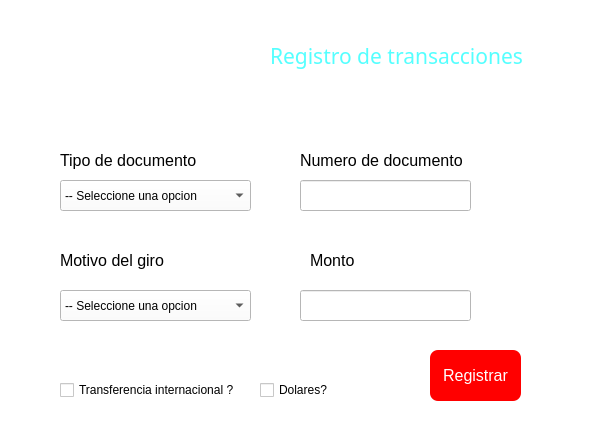
<?xml version="1.0" encoding="UTF-8"?>
<ui version="4.0">
 <class>Dialog</class>
 <widget class="QDialog" name="Dialog">
  <property name="geometry">
   <rect>
    <x>0</x>
    <y>0</y>
    <width>589</width>
    <height>432</height>
   </rect>
  </property>
  <property name="maximumSize">
   <size>
    <width>16777215</width>
    <height>16777215</height>
   </size>
  </property>
  <property name="windowTitle">
   <string>Registrar Transacciones</string>
  </property>
  <property name="styleSheet">
   <string notr="true">background-color: rgb(255, 255, 255);

</string>
  </property>
  <widget class="QLabel" name="label">
   <property name="geometry">
    <rect>
     <x>110</x>
     <y>30</y>
     <width>71</width>
     <height>61</height>
    </rect>
   </property>
   <property name="text">
    <string/>
   </property>
   <property name="pixmap">
    <pixmap>:/xy/banco/logo.png</pixmap>
   </property>
   <property name="scaledContents">
    <bool>true</bool>
   </property>
  </widget>
  <widget class="QLabel" name="label_3">
   <property name="geometry">
    <rect>
     <x>60</x>
     <y>150</y>
     <width>171</width>
     <height>21</height>
    </rect>
   </property>
   <property name="font">
    <font>
     <pointsize>12</pointsize>
    </font>
   </property>
   <property name="text">
    <string>Tipo de documento</string>
   </property>
  </widget>
  <widget class="QLabel" name="label_4">
   <property name="geometry">
    <rect>
     <x>270</x>
     <y>40</y>
     <width>321</width>
     <height>31</height>
    </rect>
   </property>
   <property name="font">
    <font>
     <family>Lucida Handwriting</family>
     <pointsize>16</pointsize>
    </font>
   </property>
   <property name="styleSheet">
    <string notr="true">color: rgb(85, 255, 255);</string>
   </property>
   <property name="text">
    <string>Registro de transacciones</string>
   </property>
  </widget>
  <widget class="QLabel" name="label_5">
   <property name="geometry">
    <rect>
     <x>300</x>
     <y>150</y>
     <width>171</width>
     <height>21</height>
    </rect>
   </property>
   <property name="font">
    <font>
     <pointsize>12</pointsize>
    </font>
   </property>
   <property name="text">
    <string>Numero de documento</string>
   </property>
  </widget>
  <widget class="QCheckBox" name="checkinternacional">
   <property name="geometry">
    <rect>
     <x>60</x>
     <y>380</y>
     <width>221</width>
     <height>20</height>
    </rect>
   </property>
   <property name="text">
    <string>Transferencia internacional ?</string>
   </property>
  </widget>
  <widget class="QPushButton" name="btnregistrar">
   <property name="geometry">
    <rect>
     <x>430</x>
     <y>350</y>
     <width>91</width>
     <height>51</height>
    </rect>
   </property>
   <property name="font">
    <font>
     <pointsize>12</pointsize>
    </font>
   </property>
   <property name="cursor">
    <cursorShape>PointingHandCursor</cursorShape>
   </property>
   <property name="styleSheet">
    <string notr="true">background-color: rgb(255, 0, 0);
color: rgb(255, 255, 255);
border-radius:8px</string>
   </property>
   <property name="text">
    <string>Registrar</string>
   </property>
  </widget>
  <widget class="QComboBox" name="cbtipo">
   <property name="geometry">
    <rect>
     <x>60</x>
     <y>180</y>
     <width>191</width>
     <height>31</height>
    </rect>
   </property>
   <item>
    <property name="text">
     <string>-- Seleccione una opcion</string>
    </property>
   </item>
   <item>
    <property name="text">
     <string>DNI - documento nacional de identidad</string>
    </property>
   </item>
   <item>
    <property name="text">
     <string>PSS - pasaporte</string>
    </property>
   </item>
   <item>
    <property name="text">
     <string>VISA</string>
    </property>
   </item>
  </widget>
  <widget class="QLineEdit" name="txtdocumento">
   <property name="geometry">
    <rect>
     <x>300</x>
     <y>180</y>
     <width>171</width>
     <height>31</height>
    </rect>
   </property>
   <property name="font">
    <font>
     <pointsize>12</pointsize>
    </font>
   </property>
   <property name="text">
    <string/>
   </property>
  </widget>
  <widget class="QLabel" name="label_13">
   <property name="geometry">
    <rect>
     <x>60</x>
     <y>250</y>
     <width>171</width>
     <height>21</height>
    </rect>
   </property>
   <property name="font">
    <font>
     <pointsize>12</pointsize>
    </font>
   </property>
   <property name="text">
    <string>Motivo del giro</string>
   </property>
  </widget>
  <widget class="QComboBox" name="cbmotivo">
   <property name="geometry">
    <rect>
     <x>60</x>
     <y>290</y>
     <width>191</width>
     <height>31</height>
    </rect>
   </property>
   <item>
    <property name="text">
     <string>-- Seleccione una opcion</string>
    </property>
   </item>
   <item>
    <property name="text">
     <string>Honorarios/servicios tecnicos</string>
    </property>
   </item>
   <item>
    <property name="text">
     <string>Remesas/giros</string>
    </property>
   </item>
   <item>
    <property name="text">
     <string>Donaciones</string>
    </property>
   </item>
  </widget>
  <widget class="QLabel" name="label_14">
   <property name="geometry">
    <rect>
     <x>310</x>
     <y>250</y>
     <width>171</width>
     <height>21</height>
    </rect>
   </property>
   <property name="font">
    <font>
     <pointsize>12</pointsize>
    </font>
   </property>
   <property name="text">
    <string>Monto</string>
   </property>
  </widget>
  <widget class="QLineEdit" name="txtmonto">
   <property name="geometry">
    <rect>
     <x>300</x>
     <y>290</y>
     <width>171</width>
     <height>31</height>
    </rect>
   </property>
   <property name="font">
    <font>
     <pointsize>12</pointsize>
    </font>
   </property>
   <property name="text">
    <string/>
   </property>
  </widget>
  <widget class="QCheckBox" name="checkdolares">
   <property name="geometry">
    <rect>
     <x>260</x>
     <y>380</y>
     <width>111</width>
     <height>20</height>
    </rect>
   </property>
   <property name="text">
    <string>Dolares?</string>
   </property>
  </widget>
 </widget>
 <resources/>
 <connections/>
</ui>
